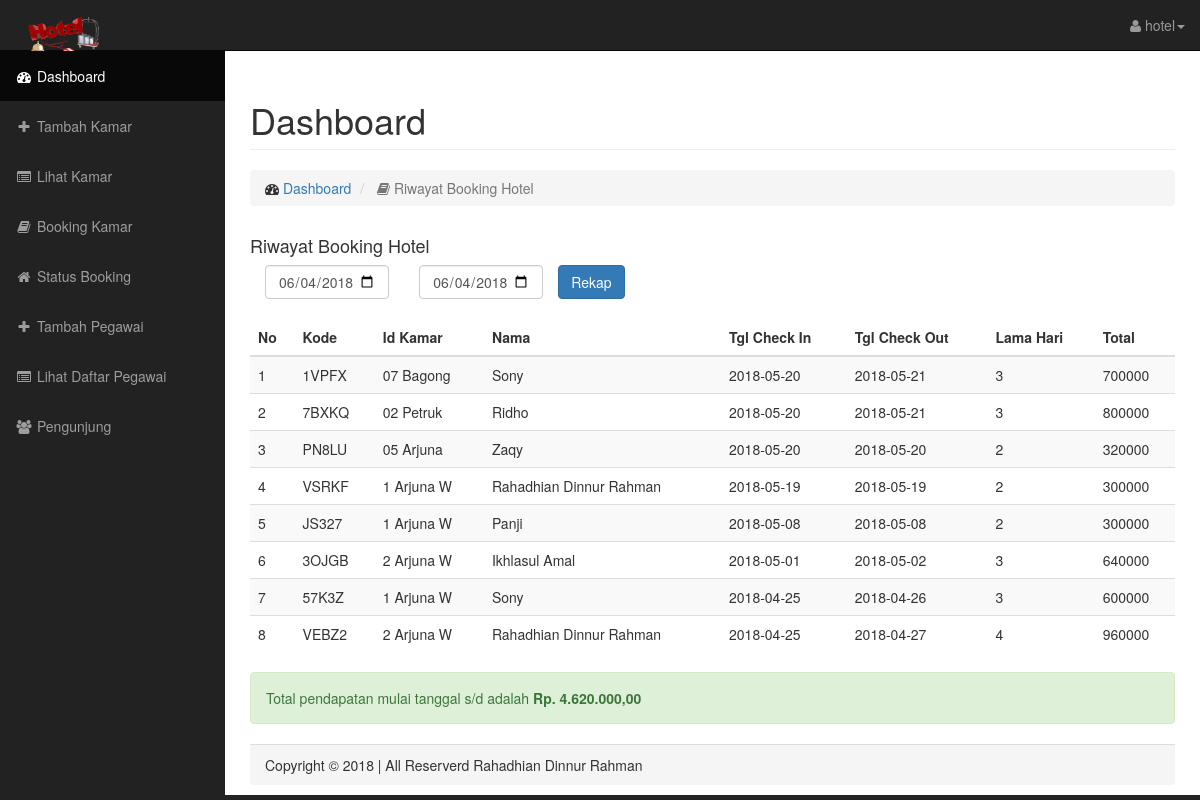
The page /administrator/terbooking.php (signed in) on the database its author committed.
### tables this page shows
CREATE TABLE IF NOT EXISTS `laporan_booking` (
  `kode` varchar(10) NOT NULL,
  `id_kamar` varchar(15) NOT NULL,
  `id_customer` varchar(20) NOT NULL,
  `nama` varchar(30) NOT NULL,
  `email` text NOT NULL,
  `tgl_booking` datetime NOT NULL,
  `tgl_batas` datetime NOT NULL,
  `tgl_checkin` date NOT NULL,
  `tgl_checkout` date NOT NULL,
  `lama` int(11) NOT NULL,
  `status` varchar(20) NOT NULL,
  `total` int(11) NOT NULL
);

### administrator/terbooking.php (the view, shortened to what this page needs)
<?php
    include "login/koneksi.php";
        ?>
<!DOCTYPE html>
<html lang="en">
<head>
    <link href="css/bootstrap.min.css" rel="stylesheet">
    <link href="css/sb-admin.css" rel="stylesheet">
    <link href="css/plugins/morris.css" rel="stylesheet">
    <link href="font-awesome/css/font-awesome.min.css" rel="stylesheet" type="text/css">
</head>
<body>
    <div id="wrapper" style="background-color: white;">
        <nav class="navbar navbar-inverse navbar-fixed-top" role="navigation">
            <div class="navbar-header">
                <a class="navbar-brand" href="../index.php"><img src="../logoku.png" width="100px"></a>
            </div>
            <ul class="nav navbar-right top-nav">
                <li class="dropdown">
                    <a href="#" class="dropdown-toggle" data-toggle="dropdown"><i class="fa fa-user"></i> <?php echo $_SESSION['6LfQTxcUAAAAAH4-Boh5YZmTknrd7beQTh-Vtvr9']; ?><b class="caret"></b></a>
                </li>
            </ul>
            <div class="collapse navbar-collapse navbar-ex1-collapse">
                <ul class="nav navbar-nav side-nav">
                    <li class="active">
                        <a href="index.php"><i class="fa fa-fw fa-dashboard"></i> Dashboard</a>
                    </li>
                    <li>
                        <a href="tambah_kamar.php"><i class="fa fa-fw fa-plus"></i> Tambah Kamar</a>
                    </li>
                    <li>
                        <a href="kamar_lihat.php"><i class="fa fa-fw fa-list-alt"></i> Lihat Kamar</a>
                    </li>
                    <li>
                        <a href="terbooking.php"><i class="fa fa-fw fa-book"></i> Booking Kamar</a>
                    </li>
                    <li>
                        <a href="booking_lihat.php"><i class="fa fa-fw fa-home"></i> Status Booking</a>
                    </li>
                    <li>
                        <a href="tambah_pegawai.php"><i class="fa fa-fw fa-plus"></i> Tambah Pegawai</a>
                    </li>
                    <li>
                        <a href="pegawai_lihat.php"><i class="fa fa-fw fa-list-alt"></i> Lihat Daftar Pegawai</a>
                    </li>
                     <li>
                        <a href="pengunjung.php"><i class="fa fa-fw fa-users"></i> Pengunjung</a>
                    </li>
                </ul>
            </div>
        </nav>
        <div id="page-wrapper">
            <div class="container-fluid">
                <div class="row">
                    <div class="col-lg-12">
                        <h1 class="page-header">
                            Dashboard
                        </h1>
                        <ol class="breadcrumb">
                            <li>
                                <i class="fa fa-dashboard"></i>  <a href="index.php">Dashboard</a>
                            </li>
                            <li class="active">
                                <i class="fa fa-book"></i> Riwayat Booking Hotel
                            </li>
                        </ol>
                    </div>
                </div>
                <div class="row">
                    <div class="col-lg-12">
                        <h4>Riwayat Booking Hotel</h4>
                        <div class="">
                            <form method="POST" action="">
                            <div class="col-md-2">
                                <input type="date" name="tgl_awal" class="form-control" value="<?php echo date("Y-m-d") ?>">
                            </div>
                            <div class="col-md-2">
                                <input type="date" name="tgl_akhir" class="form-control" value="<?php echo date("Y-m-d") ?>">
                            </div>
                                <input type="submit" name="lihat" class="btn btn-primary" value="Rekap">
                            </form>
                        </div>
                        <br>
                        <div class="table-responsive">
                            <table class="table table-hover table-striped">
                                <thead>
                                    <tr>
                                        <th>No</th>
                                        <th>Kode</th>
                                        <th>Id Kamar</th>
                                        <th>Nama</th>
                                        <th>Tgl Check In</th>
                                        <th>Tgl Check Out</th>
                                        <th>Lama Hari</th>
                                        <th>Total</th>
                                    </tr>
                                </thead>
                                <tbody>
                                <?php
                                    $tgla = @$_POST['tgl_awal'];
                                    $tglb = @$_POST['tgl_akhir'];
                                    if (!empty(@$_POST['lihat'])) {
                                        $sql = "SELECT * from laporan_booking where tgl_batas BEtWEEN '$tgla' AND '$tglb'";
                                    }else{
                                        $sql = "SELECT * from laporan_booking order by tgl_checkin desc";
                                    }
                                    $querynya = $mysql->query($sql);
                                    $i=1;
                                    $hasil = 0;
                                    while ($informasi = mysqli_fetch_array($querynya)) {
                                        ?>
                                            <tr>
                                                <td><?php echo $i; ?></td>
                                                <td><?php echo $informasi['kode']; ?></td>
                                                <td><?php echo $informasi['id_kamar']; ?></td>
                                                <td><?php echo $informasi['nama']; ?></td>
                                                <td><?php echo $informasi['tgl_checkin']; ?></td>
                                                <td><?php echo $informasi['tgl_checkout']; ?></td>
                                                <td><?php echo $informasi['lama']+1; ?></td>
                                                <td><?php echo $informasi['total']; ?></td>
                                                <?php $hasil=$hasil+$informasi['total'];
                                                 ?>
                                            </tr>
                                    <?php $i=$i+1;
                                    }  ?>
                                </tbody>
                            </table>
                            <div class="alert alert-success">
                                Total pendapatan mulai tanggal <b><?php echo $tgla."</b> s/d <b>".$tglb."</b> adalah <b>"."Rp. ".number_format($hasil,2,",",".");?></b>
                                <br>
                            </div>
                        </div>
                    </div>
                </div>
                <div class="panel-footer">
                    <div class="footer">
                        Copyright &copy; 2018 | All Reserverd Rahadhian Dinnur Rahman
                    </div>
                </div>
            </div>
        </div>
    </div>
</body>
</html>

### administrator/css/sb-admin.css (style rules this page uses)
body { margin-top: 100px; background-color: #222; }
@media (min-width:768px) { body { margin-top: 50px; } }
#wrapper { padding-left: 0; }
#page-wrapper { width: 100%; padding: 0; background-color: #fff; }
@media (min-width:768px) { #wrapper { padding-left: 225px; } }
@media (min-width:768px) { #page-wrapper { padding: 10px; } }
.top-nav { padding: 0 15px; }
.top-nav>li { display: inline-block; float: left; }
.top-nav>li>a { padding-top: 15px; padding-bottom: 15px; line-height: 20px; color: #999; }
@media (min-width:768px) { .side-nav { position: fixed; top: 51px; left: 225px; width: 225px; margin-left: -225px; border: none; border-radius: 0; overflow-y: auto; background-color: #222; bottom: 0; overflow-x: hidden; padding-bottom: 40px; } }
@media (min-width:768px) { .side-nav>li>a { width: 225px; } }

### rows shown on the page
laporan_booking: kode "1VPFX", id_kamar "07 Bagong", nama "Sony", tgl_checkin "2018-05-20", tgl_checkout "2018-05-21", $informasi['lama']+1 "3", total "700000"
laporan_booking: kode "7BXKQ", id_kamar "02 Petruk", nama "Ridho", tgl_checkin "2018-05-20", tgl_checkout "2018-05-21", $informasi['lama']+1 "3", total "800000"
laporan_booking: kode "PN8LU", id_kamar "05 Arjuna", nama "Zaqy", tgl_checkin "2018-05-20", tgl_checkout "2018-05-20", $informasi['lama']+1 "2", total "320000"
laporan_booking: kode "VSRKF", id_kamar "1 Arjuna W", nama "Rahadhian Dinnur Rahman", tgl_checkin "2018-05-19", tgl_checkout "2018-05-19", $informasi['lama']+1 "2", total "300000"
laporan_booking: kode "JS327", id_kamar "1 Arjuna W", nama "Panji", tgl_checkin "2018-05-08", tgl_checkout "2018-05-08", $informasi['lama']+1 "2", total "300000"
laporan_booking: kode "3OJGB", id_kamar "2 Arjuna W", nama "Ikhlasul Amal", tgl_checkin "2018-05-01", tgl_checkout "2018-05-02", $informasi['lama']+1 "3", total "640000"
laporan_booking: kode "57K3Z", id_kamar "1 Arjuna W", nama "Sony", tgl_checkin "2018-04-25", tgl_checkout "2018-04-26", $informasi['lama']+1 "3", total "600000"
laporan_booking: kode "VEBZ2", id_kamar "2 Arjuna W", nama "Rahadhian Dinnur Rahman", tgl_checkin "2018-04-25", tgl_checkout "2018-04-27", $informasi['lama']+1 "4", total "960000"

### other values the page prints
$_SESSION['6LfQTxcUAAAAAH4-Boh5YZmTknrd7beQTh-Vtvr9'] "hotel"
$hasil "4.620.000,00"
